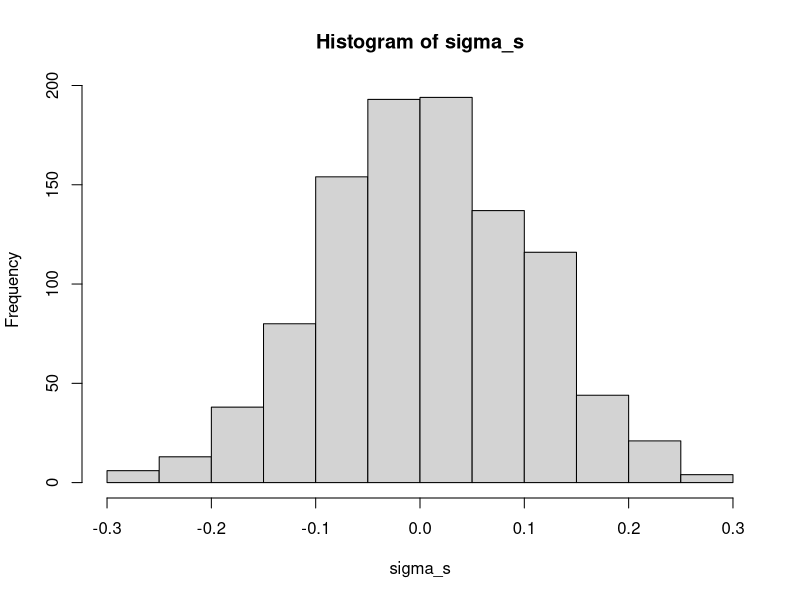
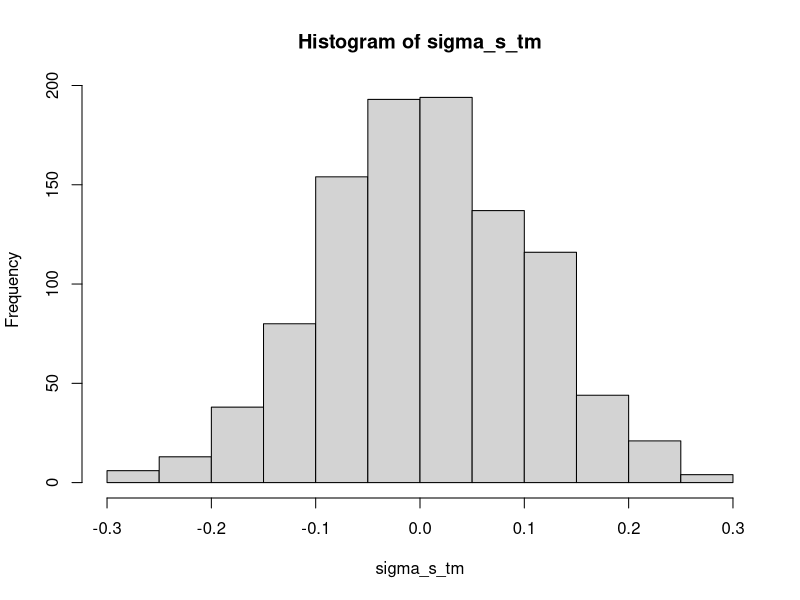
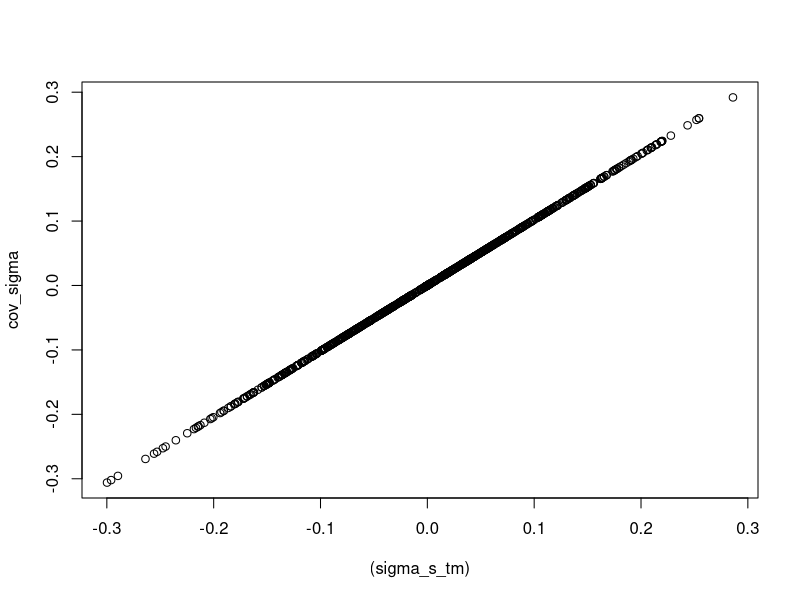
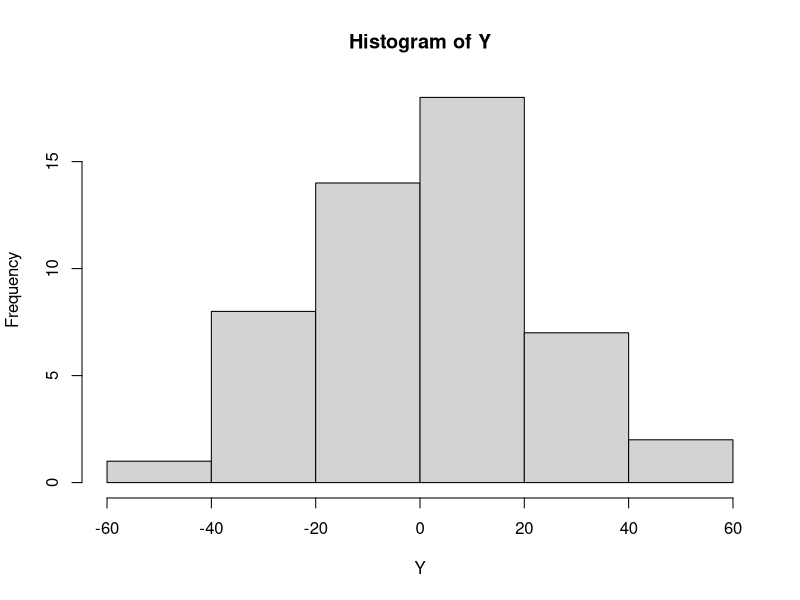
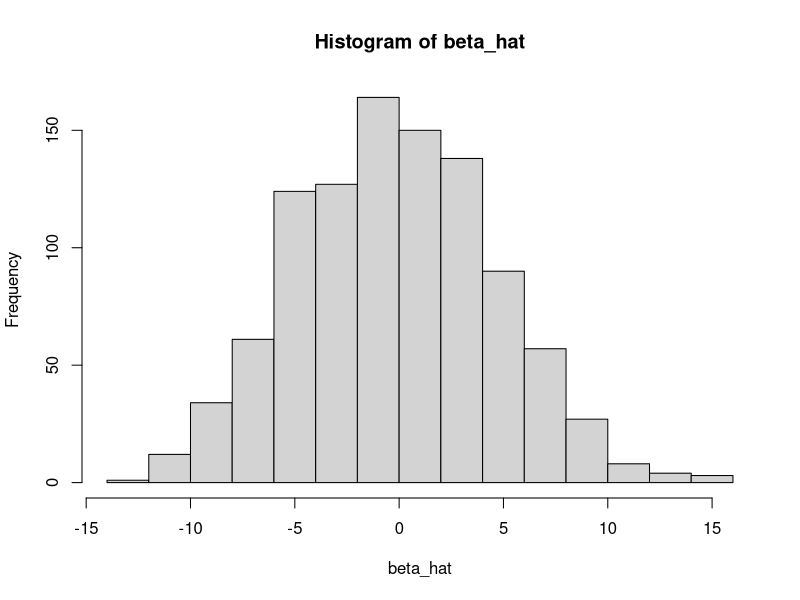
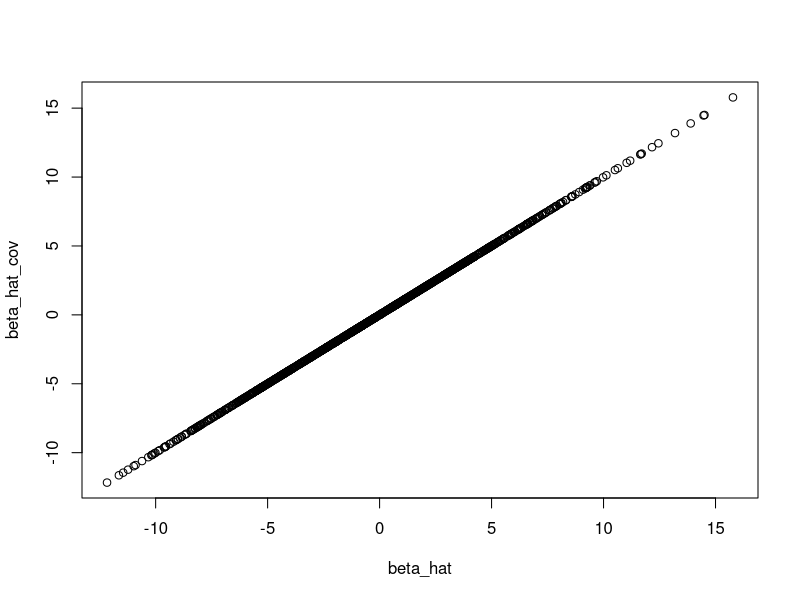
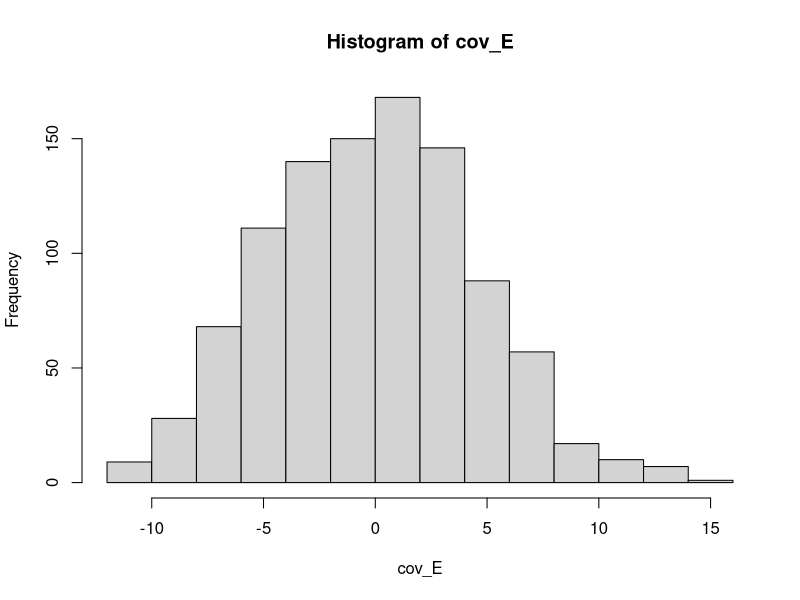
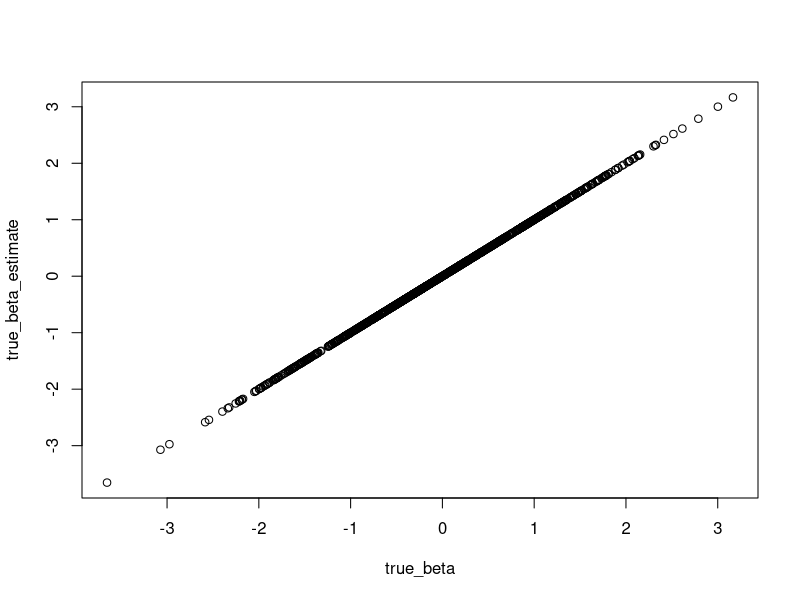

Write the R code that produced these figures, in order.
## ---- chunk 1
knitr::opts_chunk$set(echo = TRUE)
library(corpcor)
## ---- chunk 2
L <- 1000
n <- 50
X <- matrix(rbinom(n*L, 2, 0.5), ncol = L, nrow = n) 
M <- matrix(rbinom(n*L, 2, 0.5), ncol = L, nrow = n) 
Tvec <- rbinom(n, 1, 0.5)
## ---- chunk 3
Tvec <- t(scale(Tvec, scale = F))
X <- scale(X, scale = F)
M <- scale(M, scale = F)
## ---- chunk 4
X <- M
## ---- chunk 5
k <- X %*% t(X) 
p_inv <- pseudoinverse(k)

Tm <- M %*% t(X) %*% p_inv %*% t(Tvec)
Tm <- t(round(Tm, 3))

table(Tm)
table(Tvec)
## ---- chunk 6
H <- diag(1/apply(M, 2, var))
sigma_s <- (Tvec %*% M %*% H) / n
hist(sigma_s)
## ---- chunk 7
H <- diag(1/apply(M, 2, var))
sigma_s_tm <- (Tm %*% M %*% H) / n
hist(sigma_s_tm)
## ---- chunk 8
cov_sigma <- rep(0, L)
for (i in 1:L) {
  c <- cov(M[,i], t(Tvec))
  cov_sigma[i] <- c / var(M[,i])
}

#cov_sigma
plot((sigma_s_tm), cov_sigma)
cor(t(sigma_s_tm), cov_sigma)
## ---- chunk 9
beta <- t(as.matrix(rnorm(L, 0, 0.5)))
G <- beta %*% t(X)

cov_Ax <- cov(t(G), t(Tvec))
math_Ax <- beta %*% t(X) %*% t(Tvec) / (n)

cov_Ax
math_Ax
## ---- chunk 10
sigma_s_tm %*% t(X) %*% t(Tvec) / n
## ---- chunk 11
true_beta <-  t(as.matrix(rnorm(L, 0, 1)))
#true_beta <- t(rep(0, L))
e <- t(as.matrix(rnorm(n, 0, 0.001)))
Y <- as.vector((true_beta %*% t(M)) + Tvec + e)
#Y <- (Y - mean(Y)) / sd(Y)
hist(Y)
## ---- chunk 12
beta_hat <- rep(0, L)
for (i in 1:L) {
  x <- as.vector(M[,i])
  mod <- lm(as.vector(Y) ~ x)
  beta_hat[i] <- mod$coefficients[2]
}

hist(beta_hat)
## ---- chunk 13
beta_hat_cov <- rep(0, L)
for (i in 1:L) {
  x <- as.vector(M[,i])
  beta_hat_cov[i] <- cov(as.vector(Y),x) / var(x)
}

plot(beta_hat, beta_hat_cov)
## ---- chunk 14
cov_E <- rep(0, L)
for (i in 1:L) {
  #print(i)
  x <- as.vector(M[,i])
  K <- (true_beta[-i]  %*% t(M[,-i])) + e
  cov_E[i] <- cov(as.vector(K),x) / var(x)
}

hist(cov_E)
## ---- chunk 15
true_beta_estimate = beta_hat - cov_sigma - cov_E 
plot(true_beta, true_beta_estimate)
## ---- chunk 16
Ax_true <- cov(as.vector(true_beta %*% t(M)), as.vector(Tvec))
Ax_true
## ---- chunk 17
Ax_betahat <- cov(as.vector(beta_hat %*% t(M)), as.vector(Tvec))
Ax_betahat
## ---- chunk 18
Ax_corrected <-  cov(as.vector((true_beta_estimate) %*% t(M)), as.vector(Tvec))
Ax_corrected
## ---- chunk 19
Ax_corrected <-  cov(as.vector((beta_hat - cov_sigma) %*% t(M)), as.vector(Tvec))
Ax_corrected
## ---- chunk 20
beta_hat_tm <- rep(0, L)
for (i in 1:L) {
  x <- as.vector(M[,i])
  mod <- lm(as.vector(Y) ~ x + as.vector(Tm))
  beta_hat_tm[i] <- mod$coefficients[2]
}
## ---- chunk 21
cov(as.vector((beta_hat_tm) %*% t(M)), as.vector(Tvec))

plot(beta_hat, true_beta)
